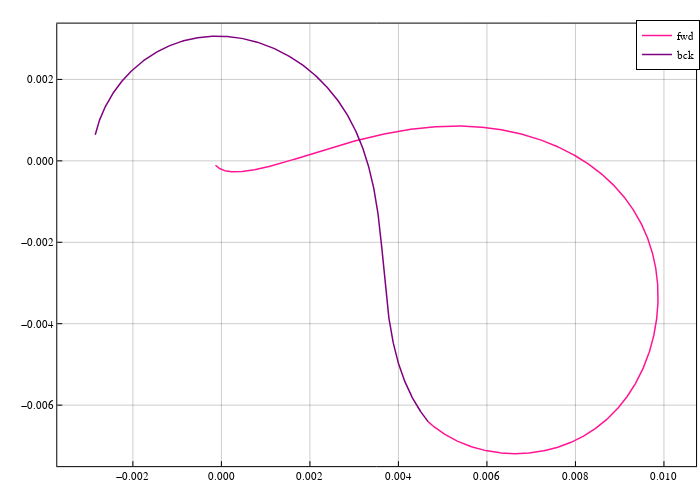

The code cell stored with this chart in its notebook:
### Code cell
pcart = plot(size=(700,500), frame_style=:box, aspect_ratio=:equal, grid=0.4)

# trajectory
#plot!(Array(sol_fwd)[1,:], Array(sol_fwd)[2,:], color=:deeppink, linewidth=1.5, label="fwd")
plot!(sol_fwd_se[1,:], sol_fwd_se[2,:], color=:deeppink, linewidth=1.5, label="fwd")
plot!(sol_bck_se[1,:], sol_bck_se[2,:], color=:purple, linewidth=1.5, label="bck")

pcart

### Figure 1 — Plotly figure (JSON) as saved in the notebook; plotly's stock layout.template omitted (floating-point values rounded to 4 significant figures; data arrays with more than 128 entries replaced by an {"elided": "..."} marker saying what was removed)
{"data": [{"colorbar": {"title": ""}, "legendgroup": "fwd", "line": {"color": "rgba(255, 20, 147, 1.000)", "dash": "solid", "shape": "linear", "width": 1.5}, "mode": "lines", "name": "fwd", "showlegend": true, "type": "scatter", "x": {"elided": "1431 float values"}, "xaxis": "x", "y": {"elided": "1431 float values"}, "yaxis": "y", "zmax": null, "zmin": null}, {"colorbar": {"title": ""}, "legendgroup": "bck", "line": {"color": "rgba(128, 0, 128, 1.000)", "dash": "solid", "shape": "linear", "width": 1.5}, "mode": "lines", "name": "bck", "showlegend": true, "type": "scatter", "x": {"elided": "552 float values"}, "xaxis": "x", "y": {"elided": "552 float values"}, "yaxis": "y", "zmax": null, "zmin": null}], "layout": {"annotations": [], "height": 500, "legend": {"bgcolor": "rgba(255, 255, 255, 1.000)", "bordercolor": "rgba(0, 0, 0, 1.000)", "borderwidth": 1, "font": {"color": "rgba(0, 0, 0, 1.000)", "family": "sans-serif", "size": 11}, "title": {"font": {"color": "rgba(0, 0, 0, 1.000)", "family": "sans-serif", "size": 15}, "text": ""}, "tracegroupgap": 0, "traceorder": "normal", "x": 1, "xanchor": "auto", "y": 1, "yanchor": "auto"}, "margin": {"b": 20, "l": 0, "r": 0, "t": 20}, "paper_bgcolor": "rgba(255, 255, 255, 1.000)", "plot_bgcolor": "rgba(255, 255, 255, 1.000)", "showlegend": true, "width": 700, "xaxis": {"anchor": "y", "domain": [0.08181, 0.9944], "gridcolor": "rgba(0, 0, 0, 0.400)", "gridwidth": 0.5, "linecolor": "rgba(0, 0, 0, 1.000)", "mirror": true, "range": [-0.003709, 0.01073], "showgrid": true, "showline": true, "showticklabels": true, "tickangle": 0, "tickcolor": "rgb(0, 0, 0)", "tickfont": {"color": "rgba(0, 0, 0, 1.000)", "family": "sans-serif", "size": 11}, "tickmode": "array", "ticks": "inside", "ticktext": ["−0.002", "0.000", "0.002", "0.004", "0.006", "0.008", "0.010"], "tickvals": [-0.002, 0, 0.002, 0.004, 0.006, 0.008, 0.01], "title": "", "titlefont": {"color": "rgba(0, 0, 0, 1.000)", "family": "sans-serif", "size": 15}, "type": "-", "visible": true, "zeroline": false, "zerolinecolor": "rgba(0, 0, 0, 1.000)"}, "yaxis": {"anchor": "x", "domain": [0.0301, 0.9921], "gridcolor": "rgba(0, 0, 0, 0.400)", "gridwidth": 0.5, "linecolor": "rgba(0, 0, 0, 1.000)", "mirror": true, "range": [-0.007499, 0.003371], "showgrid": true, "showline": true, "showticklabels": true, "tickangle": 0, "tickcolor": "rgb(0, 0, 0)", "tickfont": {"color": "rgba(0, 0, 0, 1.000)", "family": "sans-serif", "size": 11}, "tickmode": "array", "ticks": "inside", "ticktext": ["−0.006", "−0.004", "−0.002", "0.000", "0.002"], "tickvals": [-0.006, -0.004, -0.002, 0, 0.002], "title": "", "titlefont": {"color": "rgba(0, 0, 0, 1.000)", "family": "sans-serif", "size": 15}, "type": "-", "visible": true, "zeroline": false, "zerolinecolor": "rgba(0, 0, 0, 1.000)"}}}
